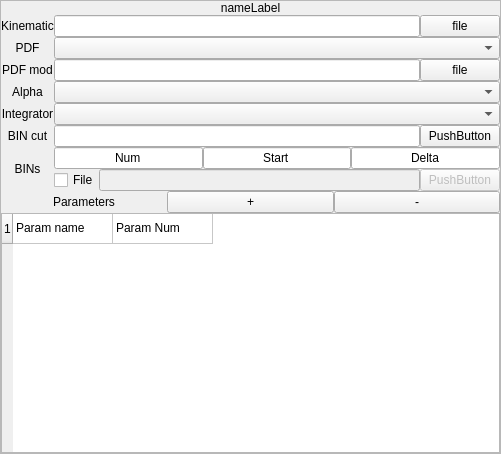
<?xml version="1.0" encoding="UTF-8"?>
<ui version="4.0">
 <class>ComputationWidget</class>
 <widget class="QWidget" name="ComputationWidget">
  <property name="geometry">
   <rect>
    <x>0</x>
    <y>0</y>
    <width>501</width>
    <height>454</height>
   </rect>
  </property>
  <layout class="QGridLayout" name="ComputationWidget_gridLayout">
   <property name="leftMargin">
    <number>0</number>
   </property>
   <property name="topMargin">
    <number>0</number>
   </property>
   <property name="rightMargin">
    <number>0</number>
   </property>
   <property name="bottomMargin">
    <number>0</number>
   </property>
   <property name="spacing">
    <number>0</number>
   </property>
   <item row="0" column="0">
    <widget class="QFrame" name="centralFrame">
     <property name="frameShape">
      <enum>QFrame::StyledPanel</enum>
     </property>
     <layout class="QGridLayout" name="centralFrame_gridLayout">
      <property name="leftMargin">
       <number>0</number>
      </property>
      <property name="topMargin">
       <number>0</number>
      </property>
      <property name="rightMargin">
       <number>0</number>
      </property>
      <property name="bottomMargin">
       <number>0</number>
      </property>
      <property name="spacing">
       <number>0</number>
      </property>
      <item row="1" column="0">
       <layout class="QGridLayout" name="shabGrid">
        <property name="spacing">
         <number>0</number>
        </property>
        <item row="0" column="0">
         <widget class="QLabel" name="kinematicLabel">
          <property name="text">
           <string>Kinematic</string>
          </property>
          <property name="alignment">
           <set>Qt::AlignCenter</set>
          </property>
         </widget>
        </item>
        <item row="3" column="1">
         <widget class="QComboBox" name="alphaComboBox"/>
        </item>
        <item row="1" column="1">
         <widget class="QComboBox" name="pdfComboBox"/>
        </item>
        <item row="2" column="1">
         <layout class="QHBoxLayout" name="pdfModHorizontalLayout">
          <property name="spacing">
           <number>0</number>
          </property>
          <item>
           <widget class="QLineEdit" name="pdfModLineEdit"/>
          </item>
          <item>
           <widget class="QPushButton" name="pdfModBtn">
            <property name="text">
             <string>file</string>
            </property>
           </widget>
          </item>
         </layout>
        </item>
        <item row="0" column="1">
         <layout class="QHBoxLayout" name="kinemHorizontalLayout">
          <property name="spacing">
           <number>0</number>
          </property>
          <item>
           <widget class="QLineEdit" name="kinemFileLineEdit"/>
          </item>
          <item>
           <widget class="QPushButton" name="kinemFileBtn">
            <property name="text">
             <string>file</string>
            </property>
           </widget>
          </item>
         </layout>
        </item>
        <item row="6" column="0">
         <widget class="QLabel" name="binsLabel">
          <property name="text">
           <string>BINs</string>
          </property>
          <property name="alignment">
           <set>Qt::AlignCenter</set>
          </property>
         </widget>
        </item>
        <item row="3" column="0">
         <widget class="QLabel" name="alphaLabel">
          <property name="text">
           <string>Alpha</string>
          </property>
          <property name="alignment">
           <set>Qt::AlignCenter</set>
          </property>
         </widget>
        </item>
        <item row="4" column="1">
         <widget class="QComboBox" name="integratorComboBox"/>
        </item>
        <item row="5" column="0">
         <widget class="QLabel" name="binCutLabel">
          <property name="text">
           <string>BIN cut</string>
          </property>
          <property name="alignment">
           <set>Qt::AlignCenter</set>
          </property>
         </widget>
        </item>
        <item row="1" column="0">
         <widget class="QLabel" name="pdfLabel">
          <property name="text">
           <string>PDF</string>
          </property>
          <property name="alignment">
           <set>Qt::AlignCenter</set>
          </property>
         </widget>
        </item>
        <item row="4" column="0">
         <widget class="QLabel" name="integratorLabel">
          <property name="text">
           <string>Integrator</string>
          </property>
          <property name="alignment">
           <set>Qt::AlignCenter</set>
          </property>
         </widget>
        </item>
        <item row="2" column="0">
         <widget class="QLabel" name="pdfModLabel">
          <property name="text">
           <string>PDF mod</string>
          </property>
          <property name="alignment">
           <set>Qt::AlignCenter</set>
          </property>
         </widget>
        </item>
        <item row="5" column="1">
         <layout class="QHBoxLayout" name="binCutHorizontalLayout">
          <property name="spacing">
           <number>0</number>
          </property>
          <item>
           <widget class="QLineEdit" name="binCutLineEdit"/>
          </item>
          <item>
           <widget class="QPushButton" name="binCutBnt">
            <property name="text">
             <string>PushButton</string>
            </property>
           </widget>
          </item>
         </layout>
        </item>
        <item row="6" column="1">
         <layout class="QVBoxLayout" name="binsVerticalLayout">
          <property name="spacing">
           <number>0</number>
          </property>
          <item>
           <layout class="QHBoxLayout" name="binsHandHorizontalLayout">
            <property name="spacing">
             <number>0</number>
            </property>
            <property name="leftMargin">
             <number>0</number>
            </property>
            <property name="topMargin">
             <number>0</number>
            </property>
            <property name="rightMargin">
             <number>0</number>
            </property>
            <property name="bottomMargin">
             <number>0</number>
            </property>
            <item>
             <widget class="QLineEdit" name="binsNumLineEdit">
              <property name="text">
               <string>Num</string>
              </property>
              <property name="alignment">
               <set>Qt::AlignCenter</set>
              </property>
             </widget>
            </item>
            <item>
             <widget class="QLineEdit" name="binsStartLineEdit">
              <property name="text">
               <string>Start</string>
              </property>
              <property name="alignment">
               <set>Qt::AlignCenter</set>
              </property>
             </widget>
            </item>
            <item>
             <widget class="QLineEdit" name="binsDeltaLineEdit">
              <property name="text">
               <string>Delta</string>
              </property>
              <property name="alignment">
               <set>Qt::AlignCenter</set>
              </property>
             </widget>
            </item>
           </layout>
          </item>
          <item>
           <layout class="QHBoxLayout" name="binsFileHorizontalLayout">
            <property name="spacing">
             <number>0</number>
            </property>
            <property name="leftMargin">
             <number>0</number>
            </property>
            <property name="topMargin">
             <number>0</number>
            </property>
            <property name="rightMargin">
             <number>0</number>
            </property>
            <property name="bottomMargin">
             <number>0</number>
            </property>
            <item>
             <widget class="QCheckBox" name="binsFileCheckBox">
              <property name="text">
               <string>File</string>
              </property>
             </widget>
            </item>
            <item>
             <widget class="QLineEdit" name="BinsFileLineEdit">
              <property name="enabled">
               <bool>false</bool>
              </property>
             </widget>
            </item>
            <item>
             <widget class="QPushButton" name="binsFileBtn">
              <property name="enabled">
               <bool>false</bool>
              </property>
              <property name="text">
               <string>PushButton</string>
              </property>
             </widget>
            </item>
           </layout>
          </item>
         </layout>
        </item>
       </layout>
      </item>
      <item row="2" column="0">
       <layout class="QVBoxLayout" name="parametersVerticalLayout">
        <property name="spacing">
         <number>0</number>
        </property>
        <property name="leftMargin">
         <number>0</number>
        </property>
        <property name="topMargin">
         <number>0</number>
        </property>
        <property name="rightMargin">
         <number>0</number>
        </property>
        <property name="bottomMargin">
         <number>0</number>
        </property>
        <item>
         <layout class="QHBoxLayout" name="parametersHorizontalLayout">
          <property name="spacing">
           <number>0</number>
          </property>
          <property name="leftMargin">
           <number>0</number>
          </property>
          <property name="topMargin">
           <number>0</number>
          </property>
          <property name="rightMargin">
           <number>0</number>
          </property>
          <property name="bottomMargin">
           <number>0</number>
          </property>
          <item>
           <widget class="QLabel" name="parametersLabel">
            <property name="text">
             <string>Parameters</string>
            </property>
            <property name="alignment">
             <set>Qt::AlignCenter</set>
            </property>
           </widget>
          </item>
          <item>
           <widget class="QPushButton" name="addParametersBtn">
            <property name="text">
             <string>+</string>
            </property>
           </widget>
          </item>
          <item>
           <widget class="QPushButton" name="removeParametersBtn">
            <property name="text">
             <string>-</string>
            </property>
           </widget>
          </item>
         </layout>
        </item>
        <item>
         <widget class="QTableWidget" name="parametersTableWidget">
          <property name="rowCount">
           <number>1</number>
          </property>
          <property name="columnCount">
           <number>2</number>
          </property>
          <attribute name="horizontalHeaderVisible">
           <bool>false</bool>
          </attribute>
          <row/>
          <column/>
          <column/>
          <item row="0" column="0">
           <property name="text">
            <string>Param name</string>
           </property>
          </item>
          <item row="0" column="1">
           <property name="text">
            <string>Param Num</string>
           </property>
          </item>
         </widget>
        </item>
       </layout>
      </item>
      <item row="0" column="0">
       <widget class="QLabel" name="nameLabel">
        <property name="text">
         <string>nameLabel</string>
        </property>
        <property name="alignment">
         <set>Qt::AlignCenter</set>
        </property>
       </widget>
      </item>
     </layout>
    </widget>
   </item>
  </layout>
 </widget>
 <resources/>
 <connections/>
</ui>
